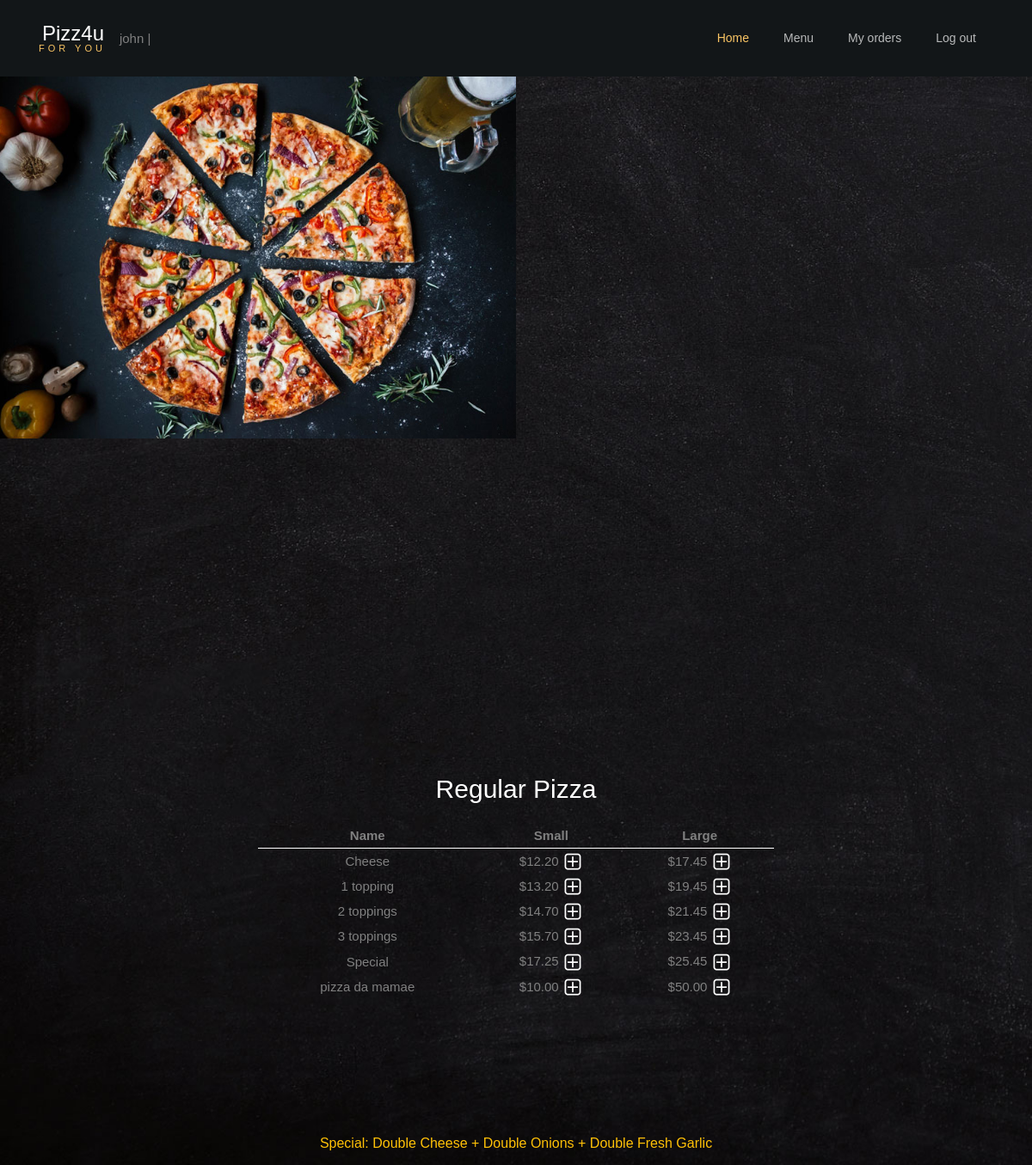
The page /menu/Regular Pizza (signed in) on the database its author committed.
### orders/models.py (models this page shows, shortened)
class Regular_pizza(models.Model):
    name=models.CharField(max_length=64)
    small=models.DecimalField(max_digits=4,decimal_places=2)
    large=models.DecimalField(max_digits=4,decimal_places=2)

### orders/views.py (the view)
# urls.py: path("menu/<str:category>", views.menu, name="menu"),
def menu(request,category):
    menu,columns=findTable(category)
    order_number=User_order.objects.get(user=request.user,status='initiated').order_number
    context = {
        "user":request.user,
        "Checkout":Order2.objects.filter(user=request.user,number=order_number),
        "Checkout_category":Order2.objects.filter(user=request.user,number=order_number).values_list('category').distinct(),
        "Total":list(Order2.objects.filter(user=request.user,number=order_number).aggregate(Sum('price')).values())[0],
        "Category": Category.objects.all(),
        "Active_category":category,
        "Menu": menu,
        "Columns":columns,
        "Topping_price": 0.00,
        "Order_number":order_number
    }
    return render(request,"menu.html",context)

### orders/models.py (called while the page is built)
    def __str__(self):
        return f"{self.name}"

### orders/views.py (called while the page is built)
def findTable(category):
    if category == "Regular Pizza":
        menu=Regular_pizza.objects.all()
        columns=3
    elif category == "Sicilian Pizza":
        menu=Sicilian_pizza.objects.all()
        columns=3
    elif category == "Toppings":
        menu=Topping.objects.all()
        columns=1
    elif category == "Subs":
        menu=Sub.objects.all()
        columns=3
    elif category == "Pasta":
        menu=Pasta.objects.all()
        columns=2
    elif category == "Salad":
        menu=Salad.objects.all()
        columns=2
    elif category == "Dinner Platters":
        menu=Dinner_platter.objects.all()
        columns=3
    return menu,columns

### orders/templates/menu.html (shortened to what this page needs)
<!DOCTYPE html>
<html lang="en">
  <head>
	{% load static %}
	<link rel="stylesheet" type="text/css" href="{% static 'styles.css' %}">
	<link rel="stylesheet" type="text/css" href="{% static 'style.css' %}">
    <link rel="stylesheet" type="text/css" href="https://cdnjs.cloudflare.com/ajax/libs/open-iconic/1.1.1/font/css/open-iconic-bootstrap.min.css">
    <link rel="stylesheet" type="text/css" href="{% static 'animate.css' %}">
    <link rel="stylesheet" type="text/css" href="https://cdn.jsdelivr.net/npm/owlcarousel@1.3.3/owl-carousel/owl.carousel.min.css">
    <link rel="stylesheet" type="text/css" href="https://cdn.jsdelivr.net/npm/magnific-popup@1.1.0/dist/magnific-popup.css">
    <link rel="stylesheet" type="text/css" href="https://unpkg.com/aos@2.3.1/dist/aos.css">
    <link rel="stylesheet" type="text/css" href="https://cdn.jsdelivr.net/npm/ionicons@4.4.6/dist/css/ionicons.min.css">
    <link rel="stylesheet" type="text/css" href="https://cdn.jsdelivr.net/npm/bootstrap-datepicker@1.8.0/dist/js/bootstrap-datepicker.min.js">
    <link rel="stylesheet" type="text/css" href="https://cdn.jsdelivr.net/npm/jquery-timepicker@1.3.3/jquery.timepicker.css">
  </head>
  <body style="background: url({% static 'bg_4.jpg' %}) no-repeat fixed; background-size: cover;">
	{% if Category %}
  	<nav class="navbar navbar-expand-lg navbar-dark ftco_navbar bg-dark ftco-navbar-light" id="ftco-navbar">
	    <div class="container">
		    <a class="navbar-brand" href="{% url 'index' %}">Pizz4u<br><small>for you</small></a>
			{{user.username}} |
			{% if not user.is_superuser %}
				<div class="collapse navbar-collapse" id="ftco-nav">
					<ul class="navbar-nav ml-auto">
						<li class="nav-item active"><a href="{% url 'index' %}" class="nav-link">Home</a></li>
						<li class="nav-item"><a href="#menu" class="nav-link">Menu</a></li>
						<li class="nav-item"><a href="{% url 'my_orders' Order_number %}" class="nav-link">My orders</a></li>
						<li class="nav-item"><a href="{% url 'logout' %}" class="nav-link">Log out</a></li>
					</ul>
				</div>
			{% endif %}
		</div>
    </nav>
    {% endif %}
    <section class="ftco-about d-md-flex">
    	<div class="one-half img" style="background-image: url({% static 'image_3.jpg' %});"></div>
    </section>
    <section class="ftco-section" style="padding-bottom: 0!important;">
    	<div class="container">
    		<div class="row justify-content-center pb-1">
        </div>
    	</div>
    </section>
    <section class="ftco-menu">
    	<div class="container-fluid">
		      </div>
	</section>
</html>
{% block body%}
<div style="margin-bottom: 10em!important;">
    <table class='table-small w-50 mx-auto text-center '>
        <caption style='caption-side:top;color:white;font-size: 30px;text-align: center'>{{Active_category}}</caption>
        {% if Columns == 3 %}
        <thead class='thead-light'>
            <tr >
                <th>Name</th>
                <th>Small</th>
                <th>Large</th>
            </tr>
        </thead>
        <tbody>
            {% for row in Menu %}
            <tr>
                {% load static %}
                <td>{{row.name}}</td>
                {% if row.small == None %}
                    <td></td>
                {% else %}
                    <td>${{row.small}}&nbsp;<a href="{% url 'add' Active_category row.name row.small %}"><img class='plus' src="{% static 'plus.png' %}"></a></td>
                {% endif %}
                <td>${{row.large}}&nbsp;<a href="{% url 'add' Active_category row.name row.large %}"><img class='plus' src="{% static 'plus.png' %}"></a></td>
            </tr>
            {% endfor %}
        </tbody>
        {% endif %}
    </table>
</div>
{% if Active_category == 'Regular Pizza' or Active_category == 'Sicilian Pizza'  %}
    <div class='text-center p-2'>
        <h6 class='text-warning mx-auto'>Special: Double Cheese + Double Onions + Double Fresh Garlic</h6>
{% endif %}
{% endblock %}

### orders/static/styles.css (style rules this page uses)
th { border-bottom: 1px solid white; }
li { list-style-type: none; }

### rows shown on the page
Regular_pizza: name "Cheese", small "12.20", large "17.45"
Regular_pizza: name "1 topping", small "13.20", large "19.45"
Regular_pizza: name "2 toppings", small "14.70", large "21.45"
Regular_pizza: name "3 toppings", small "15.70", large "23.45"
Regular_pizza: name "Special", small "17.25", large "25.45"
Regular_pizza: name "pizza da mamae", small "10.00", large "50.00"

### other values the page prints
{{ user.username }} "john"
{{ Active_category }} "Regular Pizza"
